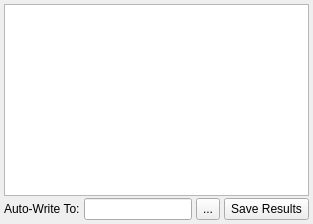
     <widget class="QWidget" name="tabResults">
      <attribute name="title">
       <string>Results</string>
      </attribute>
      <layout class="QGridLayout" name="gridLayout_2">
       <property name="leftMargin">
        <number>4</number>
       </property>
       <property name="topMargin">
        <number>4</number>
       </property>
       <property name="rightMargin">
        <number>4</number>
       </property>
       <property name="bottomMargin">
        <number>4</number>
       </property>
       <property name="horizontalSpacing">
        <number>4</number>
       </property>
       <property name="verticalSpacing">
        <number>2</number>
       </property>
       <item row="1" column="0">
        <widget class="QLabel" name="label_33">
         <property name="text">
          <string>Auto-Write To:</string>
         </property>
        </widget>
       </item>
       <item row="1" column="1">
        <widget class="QLineEdit" name="editAutosave"/>
       </item>
       <item row="1" column="2">
        <widget class="QToolButton" name="btnBrowseAutosave">
         <property name="sizePolicy">
          <sizepolicy hsizetype="Minimum" vsizetype="Minimum">
           <horstretch>0</horstretch>
           <verstretch>0</verstretch>
          </sizepolicy>
         </property>
         <property name="toolTip">
          <string>Browse for file.</string>
         </property>
         <property name="text">
          <string>...</string>
         </property>
        </widget>
       </item>
       <item row="1" column="3">
        <widget class="QToolButton" name="btnSaveResults">
         <property name="sizePolicy">
          <sizepolicy hsizetype="Minimum" vsizetype="Minimum">
           <horstretch>0</horstretch>
           <verstretch>0</verstretch>
          </sizepolicy>
         </property>
         <property name="toolTip">
          <string>Manually save the results now.</string>
         </property>
         <property name="text">
          <string>Save Results</string>
         </property>
        </widget>
       </item>
       <item row="0" column="0" colspan="4">
        <widget class="QPlainTextEdit" name="textResult">
         <property name="sizePolicy">
          <sizepolicy hsizetype="Preferred" vsizetype="Preferred">
           <horstretch>0</horstretch>
           <verstretch>0</verstretch>
          </sizepolicy>
         </property>
         <property name="font">
          <font>
           <family>DejaVu Sans Mono</family>
          </font>
         </property>
         <property name="undoRedoEnabled">
          <bool>false</bool>
         </property>
         <property name="lineWrapMode">
          <enum>QPlainTextEdit::NoWrap</enum>
         </property>
         <property name="readOnly">
          <bool>true</bool>
         </property>
         <property name="plainText">
          <string notr="true"/>
         </property>
        </widget>
       </item>
      </layout>
     </widget>
